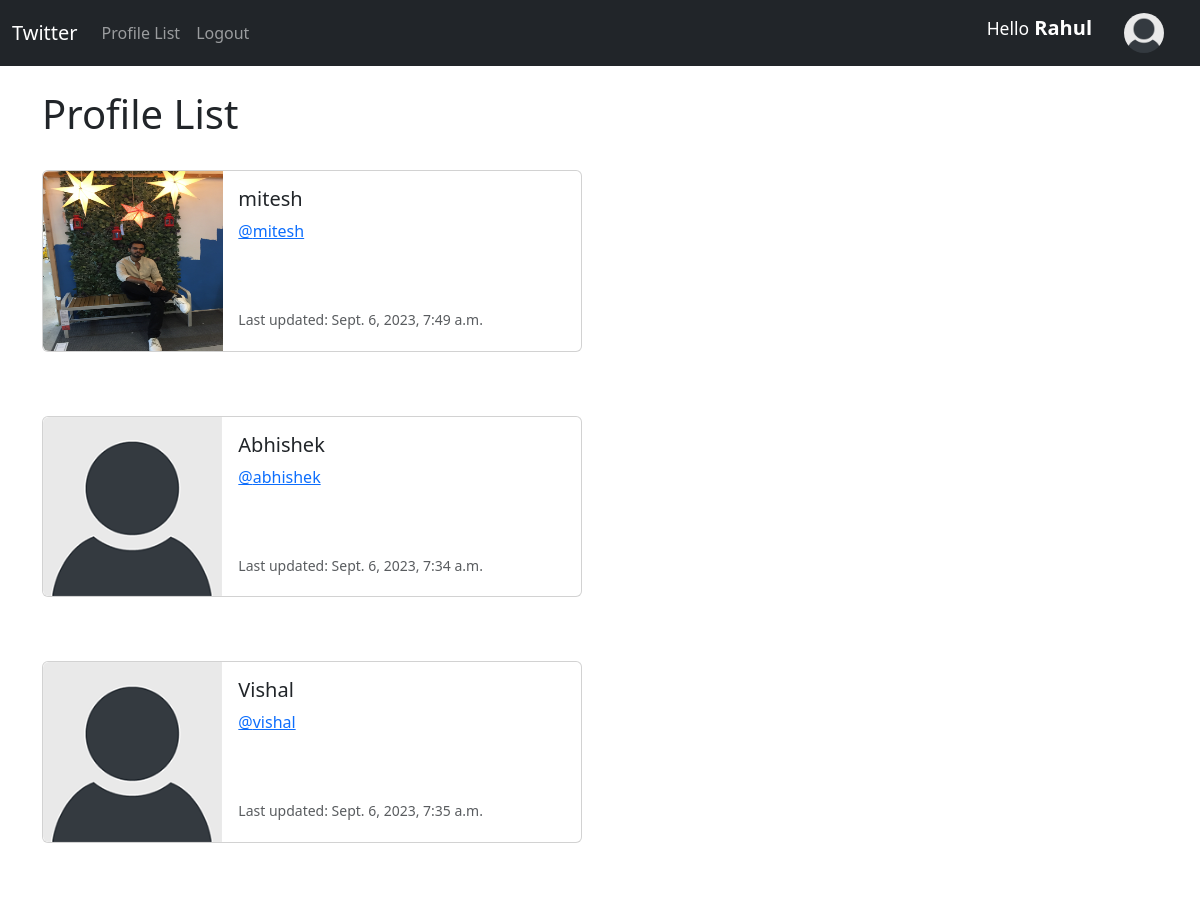
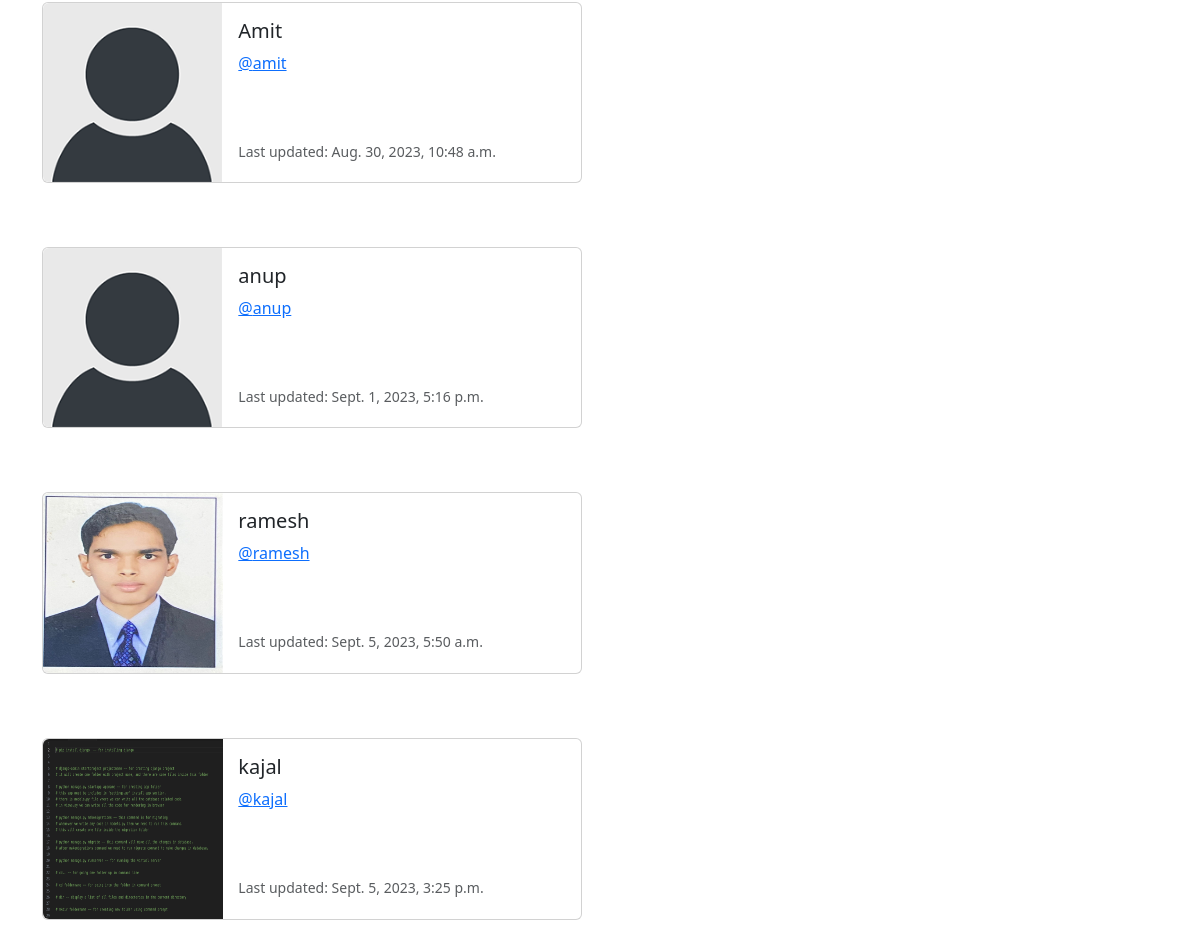
Page /profile_list/ (signed in) on the committed database (2 pictures, top to bottom).
### twitter/models.py (models this page shows, shortened)
class Profile(models.Model):
    user = models.OneToOneField(User, on_delete=models.CASCADE)
    follows = models.ManyToManyField("self", related_name="followed_by", symmetrical=False, blank=True)
    date_modified = models.DateTimeField(User, auto_now=True)
    profile_image = models.ImageField(null=True, blank=True, upload_to='images/')
    profile_bio = models.CharField(null=True, blank=True, max_length=500)
    homepage_link = models.CharField(null=True, blank=True, max_length=100)
    facebook_link = models.CharField(null=True, blank=True, max_length=100)
    instagram_link = models.CharField(null=True, blank=True, max_length=100)
    linkedin_link = models.CharField(null=True, blank=True, max_length=100)

### twitter/views.py (the view)
# urls.py: path('profile_list/', views.profile_list, name='profile_list'),
def profile_list(request):
    if request.user.is_authenticated:
        profiles = Profile.objects.exclude(user=request.user)
        return render(request, 'profile_list.html', {"profiles": profiles})
    else:
        messages.success(request, ("You must be loggedin to see this page.."))
        return redirect('home')

### twitter/templates/profile_list.html
{% extends 'base.html' %}
{% load static %}
{% block content %}
    <h1>Profile List</h1>
    <br/>
    {% if profiles %}
        {% for profile in profiles %}
            <div class="card mb-3" style="max-width: 540px;">
                <div class="row g-0">
                <div class="col-md-4">
                    {% if profile.profile_image %}
                        <img src="{{profile.profile_image.url}}" width=180 height=180 class="image-fluid rounded-start" alt="{{profile.user.username}}">
                    {% else %}
                        <img src="{% static 'images/default_profile_pic.png' %}" class="img-fluid rounded-start" alt="Profile Image">
                    {% endif %}
                </div>
                <div class="col-md-8">
                    <div class="card-body">
                    <h5 class="card-title">{{ profile.user.username }}</h5>
                    <p class="card-text"><a href="{% url 'profile' profile.user.id %}">@{{ profile.user.username|lower }}</a></p> <br/><br/>
                    <p class="card-text"><small class="text-body-secondary">Last updated: {{ profile.date_modified }}</small></p>
                    </div>
                </div>
                </div>
            </div>
            <br/><br/>
        {% endfor %}
    {% endif %}
{% endblock content %}

### twitter/templates/navbar.html (shortened to what this page needs)
{% load static %}
<nav class="navbar navbar-expand-lg navbar-dark bg-dark">
    <div class="container-fluid">
      <a class="navbar-brand" href="{% url 'home' %}">Twitter</a>
      <div class="collapse navbar-collapse" id="navbarSupportedContent">
        <ul class="navbar-nav me-auto mb-2 mb-lg-0">
          <li class="nav-item">
            <a class="nav-link" href="{% url 'profile_list' %}">Profile List</a>
          </li>
          {% if user.is_authenticated %}
          <li class="nav-item">
            <a class="nav-link" href="{% url 'logout' %}">Logout</a>
          </li>
          {% endif %}
        </ul>
        {% if user.is_authenticated %}
        <ul class="navbar-nav ml-auto">
          <li class="nav-link navbar-brand">
          <small>Hello</small> <strong>{{ user }}</strong>
          </li>
          <li class="nav-link navbar-brand">
            <a href="{% url 'profile' request.user.id %}">
              {% if user.profile.profile_image %}
                <img src="{{ user.profile.profile_image.url }}" class="rounded-circle" width=40 height=40>
              {% else %}
                <img src="{% static 'images/default_profile_pic.png' %}" class="rounded-circle" width=40 height=40>
              {% endif %}
            </a>
          </li>
        </ul>
        {% endif %}
      </div>
    </div>
  </nav>

### rows in the picture
Profile: profile_image (picture), user.username "mitesh", date_modified "Sept. 6, 2023, 7:49 a.m."
Profile: user.username "Abhishek", user.username "abhishek", date_modified "Sept. 6, 2023, 7:34 a.m."
Profile: user.username "Vishal", user.username "vishal", date_modified "Sept. 6, 2023, 7:35 a.m."
Profile: user.username "Amit", user.username "amit", date_modified "Aug. 30, 2023, 10:48 a.m."
Profile: user.username "anup", date_modified "Sept. 1, 2023, 5:16 p.m."
Profile: profile_image (picture), user.username "ramesh", date_modified "Sept. 5, 2023, 5:50 a.m."
Profile: profile_image (picture), user.username "kajal", date_modified "Sept. 5, 2023, 3:25 p.m."

### other values in the picture
{{ user }} "Rahul"
